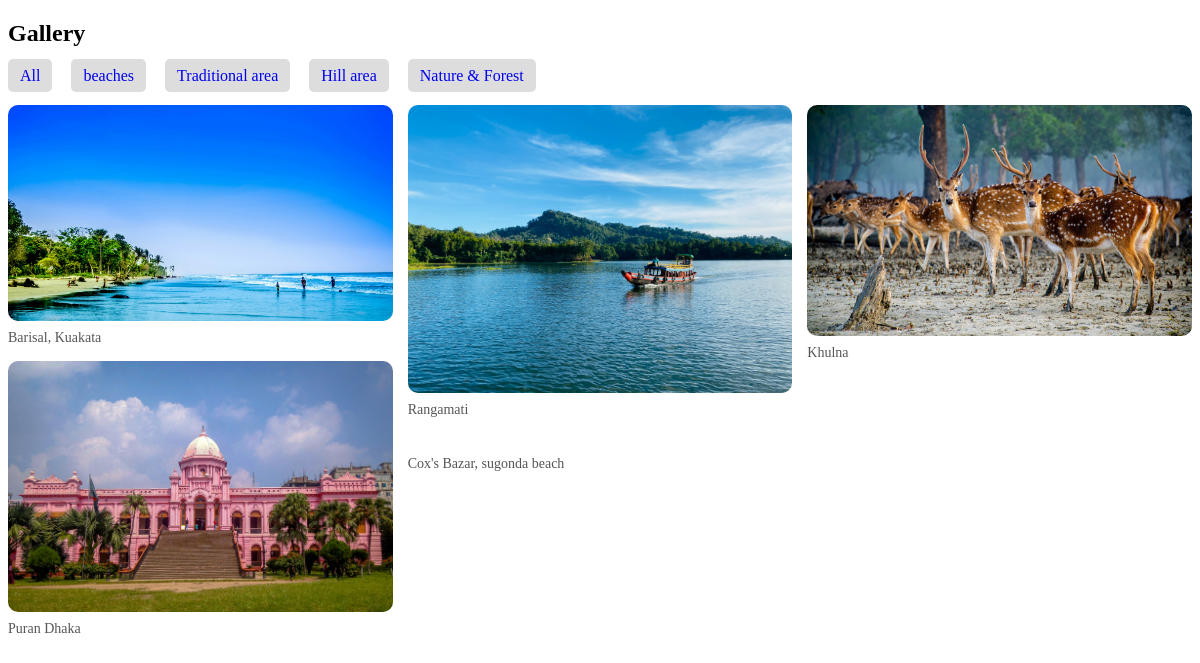
Page /gallery/ on the committed database.
### myapp/models.py (models this page shows, shortened)
class GalleryCategory(models.Model):
    name = models.CharField(max_length=50)

class GalleryImage(models.Model):
    category = models.ForeignKey(GalleryCategory, on_delete=models.CASCADE)
    title = models.CharField(max_length=50, blank=True)
    location = models.CharField(max_length=100, blank=True)
    image = models.ImageField(upload_to="gallery/")
    uploaded_to = models.DateTimeField(auto_now_add=True)

### myapp/views.py (the view)
# urls.py: path("gallery/", views.gallery, name="gallery"),
def gallery(request):
    category_name = request.GET.get('category')
    categories = GalleryCategory.objects.all()
    if category_name :
        images = GalleryImage.objects.filter(category_name=category_name)
    else:
        images = GalleryImage.objects.all()
    return render(request, "gallery.html",{
        "categories": categories,
        "images": images,
    })

### myapp/context_processors.py (called while the page is built)
def category_dropdown(request):
    return {
        'categories_for_nav': Category.objects.all()
    }

### myapp/templates/gallery.html (shortened to what this page needs)
{% load static %}
<!DOCTYPE html>
<html lang="en">
<head>
    <link rel="stylesheet" href="{% static 'myapp/css/gallery.css' %}">
    <link rel="stylesheet" href="https://cdnjs.cloudflare.com/ajax/libs/lightbox2/2.11.4/css/lightbox.min.css">
</head>
<body>
    <h2>Gallery</h2>
    <div class="categories">
        <a href="?">All</a>
        {% for c in categories %}
        <a href="?category={{ c.name }}">{{ c.name }}</a>
        {% endfor %}
    </div>
    <div class="gallery-grid">
        {% for img in images %}
        <div class="gallery-item">
            <a href="{{ img.image.url }}" data-lightbox="gallery" data-title="{{ img.title }}">
                <img src="{{ img.image.url }}" alt="">
            </a>
            <div class="location">{{ img.location }}</div>
        </div>
        {% endfor %}
    </div>
</body>
</html>

### myapp/static/myapp/css/gallery.css (style rules this page uses)
.gallery-grid { column-count: 3; column-gap: 15px; }
.gallery-item { margin-bottom: 15px; break-inside: avoid; }
.gallery-item img { width: 100%; border-radius: 10px; transition: .3s ease; }
.location { font-size: 14px; color: #555; margin-top: 5px; }
.categories { margin-bottom: 20px; }
.categories a { margin-right: 15px; padding: 8px 12px; background: #ddd; border-radius: 5px; text-decoration: none; }

### rows in the picture
GalleryCategory: name "beaches"
GalleryCategory: name "Traditional area"
GalleryCategory: name "Hill area"
GalleryCategory: name "Nature & Forest"
GalleryImage: image (picture), location "Barisal, Kuakata"
GalleryImage: image (picture), location "Puran Dhaka"
GalleryImage: image (picture), location "Rangamati"
GalleryImage: location "Cox's Bazar, sugonda beach"
GalleryImage: image (picture), location "Khulna"
